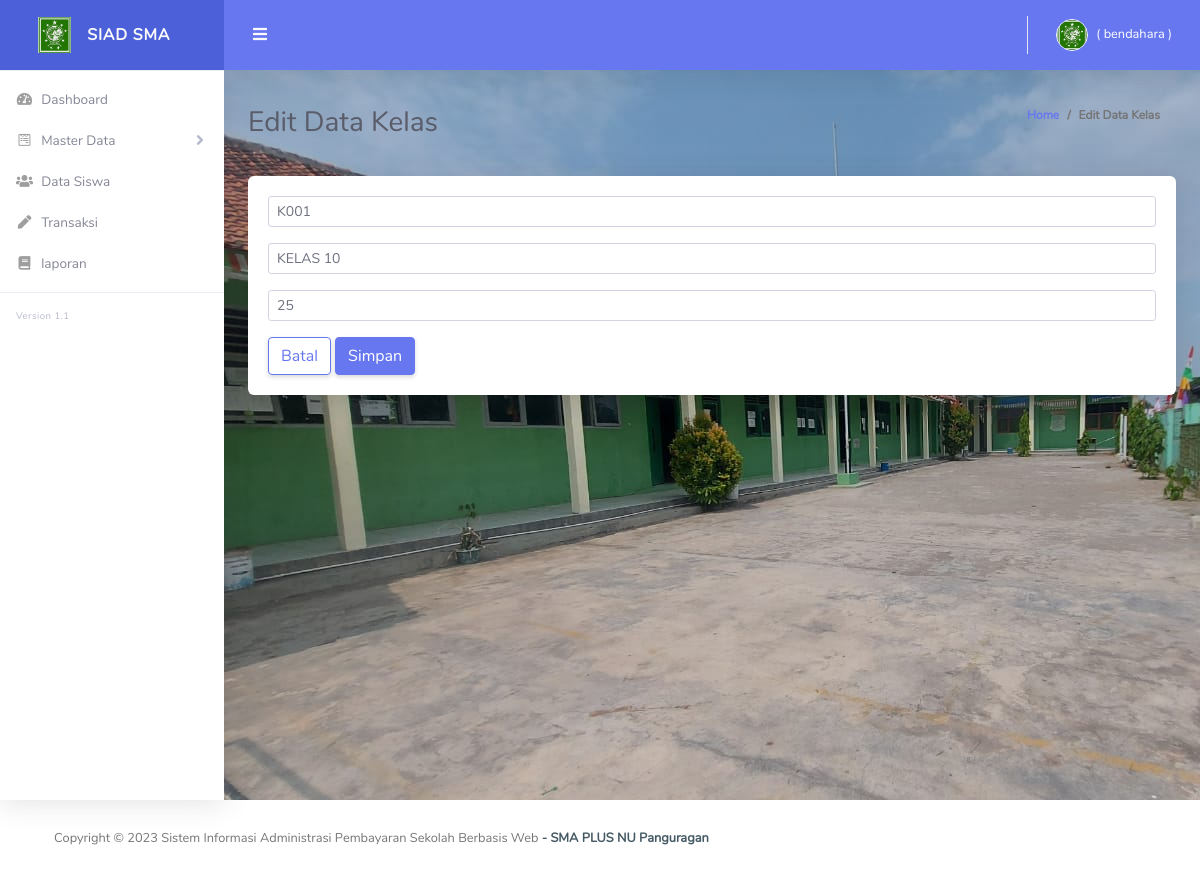
Before: /Kelas/edit/6 with the older database file.
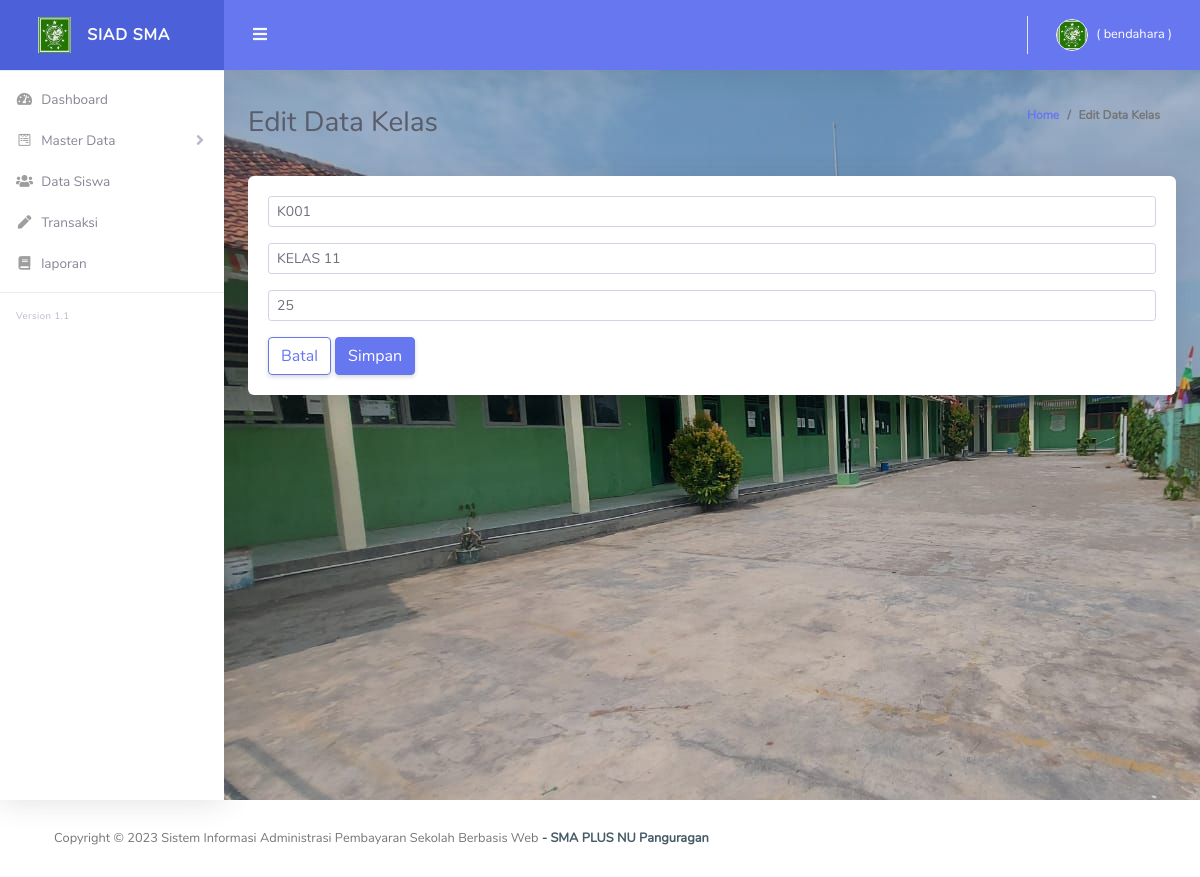
After: the same page with the newer database file.
### tables this page shows
CREATE TABLE `tb_kelas`  (
  `id` int(11) NOT NULL AUTO_INCREMENT,
  `kode_kelas` varchar(100) NOT NULL,
  `nama_kelas` varchar(100) NOT NULL,
  `jumlah` varchar(100) NOT NULL,
  PRIMARY KEY (`id`) USING BTREE
);

### application/controllers/Kelas.php (called while the page is built, shortened)
<?php
class Kelas extends CI_Controller {
    public function __construct()
    {
        $this->load->model('M_global_model');
        $this->load->model('Kelas_model');
        $this->load->model('Periode_model');
    }
    public function edit($id)
    {
        $data['title']  = 'SIAD SMA Pangurugan';
        $judul = 'Edit Data Kelas';
        $kelas = $this->Kelas_model->get($id);
        $this->load->view('template/header', $data);
        $this->load->view('template/sidebar');
        $this->load->view('template/topbar');
        $this->load->view('admin/kelas-edit', compact('kelas', 'judul'));
        $this->load->view('template/footer');
    }
}

### index.php (called while the page is built, shortened)
<?php
require_once BASEPATH.'core/CodeIgniter.php';

### application/models/Kelas_model.php (called while the page is built, shortened)
<?php
class Kelas_model extends CI_Model
{
        function get($id)
        {
          $query = $this->db->where('id', $id)->get('tb_kelas');
          return $query->row();
        }
}

### application/views/admin/kelas-edit.php (the view, shortened to what this page needs)
<div class="container-fluid" id="container-wrapper">
  <div class="d-sm-flex align-items-center justify-content-between mb-4">
    <h1 class="h3 mb-0 text-gray-800"><?= $judul; ?></h1>
    <ol class="breadcrumb">
      <li class="breadcrumb-item"><a href="./">Home</a></li>
      <li class="breadcrumb-item active" aria-current="page"><?= $judul; ?></li>
    </ol>
  </div>
  <div class="card">
    <div class="card-body">
      <form action="<?php echo base_url() . 'kelas/update'; ?>" method="post">
        <input class="form-control form-control-sm  mb-3" id="kode_kelas" name="kode_kelas" type="text" required placeholder="Masukan Kode Kelas" value="<?= $kelas->kode_kelas ?>">
        <input class="form-control form-control-sm  mb-3" id="nama_kelas" name="nama_kelas" type="text" required placeholder="Masukan Nama Kelas" value="<?= $kelas->nama_kelas ?>">
        <input class="form-control form-control-sm  mb-3" id="jumlah" name="jumlah" type="text" required placeholder="Jumlah" value="<?= $kelas->jumlah ?>">
        <a href="<?= base_url('kelas'); ?>" class="btn btn-outline-primary">Batal</a>
        <button type="submit" class="btn btn-primary">Simpan</button>
      </form>
    </div>
  </div>
</div>
</div>
</div>

Changed rows visible on the page:
changed tb_kelas: nama_kelas "KELAS 10" → "KELAS 11"
